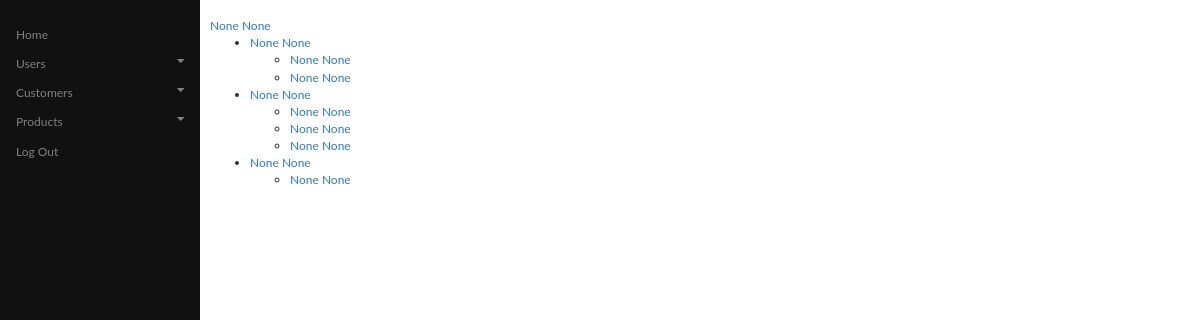
The page /user/ (signed in) on the database its author committed.
### main/models.py (models this page shows)
class Profile(models.Model):
    user = models.OneToOneField(User, on_delete=models.CASCADE)
    user_type = models.CharField(max_length=20, choices=USER_TYPE)
    slug = models.SlugField(unique=True, blank=True, null=True)
    sale_manager = models.CharField(max_length=20, null=True, blank=True)
    first_name = models.CharField(max_length=100, blank=True, null=True)
    last_name = models.CharField(max_length=100, blank=True, null=True)
    mobile = models.PositiveIntegerField(null=True, blank=True)
    def __str__(self):
        return str(self.user)
    def get_absolute_url(self):
        return reverse("main:user_details", kwargs={"slug" : self.slug})

### main/views.py (the view)
# urls.py: url(r'^user/', user, name='user'),
def user(request):
    if request.user.is_authenticated:
        manager = Profile.objects.filter(user_type='salesmanager')
        men = Profile.objects.filter(user_type='salesmen')
        context = {
            'manager': manager,
            'men': men,
        }
        return render(request, 'main/user.html', context)
    else:
        return render(request, 'main/user.html')

### templates/main/user.html (shortened to what this page needs)
{% extends 'base.html' %}
{% block content %}
    <br/>
    {% if request.user.is_superuser %}
        <a href="{{request.user.profile.get_absolute_url}}">
            {{ request.user.profile.first_name}} {{ request.user.profile.last_name}}
        </a>
        <ul>
                    {% for j in manager %}
                            <li>
                                <a href="{{j.get_absolute_url}}">
                                    {{j.first_name}} {{j.last_name}}
                                </a>
                                <ul>
                                    {% for k in men %}
                                        {% if k.sale_manager == j.user.username %}
                                            <li>
                                                <a href="{{k.get_absolute_url}}">
                                                    {{k.first_name}} {{k.last_name}}
                                                </a>
                                            </li>
                                        {% endif %}
                                    {% endfor %}
                                </ul>
                            </li>
                    {% endfor %}
        </ul>
    {% else %}
        <a href="{{request.user.profile.get_absolute_url}}">
            {{ request.user.profile.first_name}} {{ request.user.profile.last_name }}<br/>
        </a>
    {% endif %}
{% endblock %}

### templates/base.html (style rules this page uses)
body { font-family: "Lato", sans-serif; }

### rows shown on the page
Profile: first_name "None", last_name "None"
Profile: first_name "None", last_name "None"
Profile: first_name "None", last_name "None"
Profile: first_name "None", last_name "None"
Profile: first_name "None", last_name "None"
Profile: first_name "None", last_name "None"
Profile: first_name "None", last_name "None"
Profile: first_name "None", last_name "None"
Profile: first_name "None", last_name "None"

### other values the page prints
{{ request.user.profile.first_name }} "None"
{{ request.user.profile.last_name }} "None"
